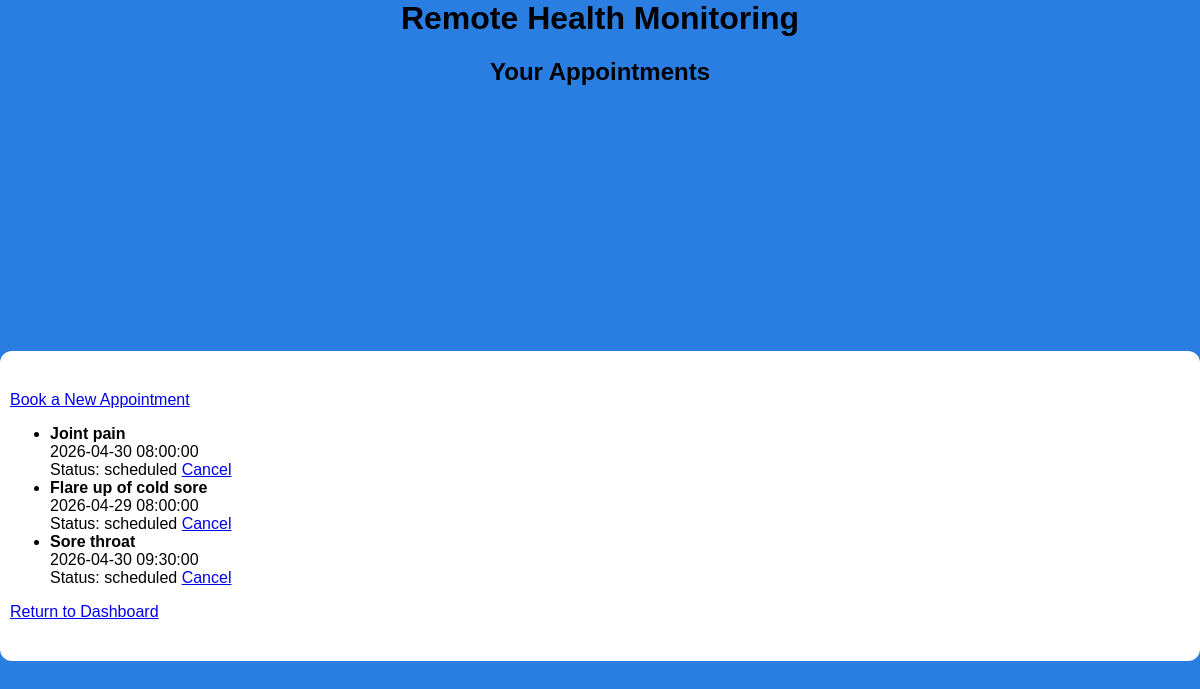
/appointments (signed in), run on the app's committed database.
### app/models.py (models this page shows)
class Appointment(db.Model):
    id = db.Column(db.Integer, primary_key=True)
    patient_id = db.Column(db.Integer, db.ForeignKey("user.id"), nullable=False)
    created_by = db.Column(db.Integer, db.ForeignKey("user.id"), nullable=False)
    title = db.Column(db.String(200), nullable=False)
    description = db.Column(db.Text)
    appointment_date = db.Column(db.DateTime, nullable=False)
    status = db.Column(db.String(20), default="scheduled")
    created_at = db.Column(db.DateTime, default=datetime.utcnow)
    patient = db.relationship("User", foreign_keys=[patient_id])
    creator = db.relationship("User", foreign_keys=[created_by])

### app/routes.py (the view)
@app.route("/appointments")
def view_appointments():
    if "user_id" not in session:
        return redirect(url_for("login"))
    user = User.query.get(session["user_id"])
    if user.role == "family":
        appointments = Appointment.query.filter_by(patient_id=user.linked_patient_id).all()
    else:
        appointments = Appointment.query.filter_by(patient_id=user.id).all()
    return render_template("appointments.html", appointments=appointments)

### app/templates/appointments.html (shortened to what this page needs)
<!DOCTYPE html>
<html lang="en">
<head>
    <link rel="stylesheet" href="{{ url_for('static', filename='style.css') }}">
</head>
<body>
    <h1>Remote Health Monitoring</h1>
    <h2>Your Appointments</h2>
    <div class="center-page">
        <div class="container">
            <a href="{{ url_for('create_appointment') }}">Book a New Appointment</a>
            <ul>
                {% for appointment in appointments %}
                <li>
                    <b>{{ appointment.title }}</b><br>
                    {{ appointment.appointment_date }}<br>
                    Status: {{ appointment.status }}
                    {% if appointment.status != "cancelled" %}
                        <a href="{{ url_for('cancel_appointment', id=appointment.id) }}">
                            Cancel
                        </a>
                    {% endif %}
                </li>
                {% endfor %}
            </ul>
            {% if session.get('role') == 'patient' %}
                <a href="{{ url_for('patient_dashboard') }}">Return to Dashboard</a>
            {% elif session.get('role') == 'family' %}
                <a href="{{ url_for('family_dashboard') }}">Return to Dashboard</a>
            {% elif session.get('role') == 'doctor' %}
                <a href="{{ url_for('doctor_dashboard') }}">Return to Dashboard</a>
            {% elif session.get('role') == 'carer' %}
                <a href="{{ url_for('carer_dashboard') }}">Return to Dashboard</a>
            {% endif %}
        </div>
    </div>
</body>
</html>

### app/static/style.css (style rules this page uses)
body { font-family: Arial, sans-serif; background-color: #2a7de1; margin: 0; padding: 0; }
.container { background: white; padding: 40px; border-radius: 12px; width: 100%; margin: 0; padding-left: 10px }
h1, h2 { text-align: center; margin-top: 0; }
.center-page { display: flex; justify-content: flex-start; align-items: center; height: 100vh; }

### data on the page
Appointment: title "Joint pain", appointment_date "2026-04-30 08:00:00", status "scheduled"
Appointment: title "Flare up of cold sore", appointment_date "2026-04-29 08:00:00", status "scheduled"
Appointment: title "Sore throat", appointment_date "2026-04-30 09:30:00", status "scheduled"
